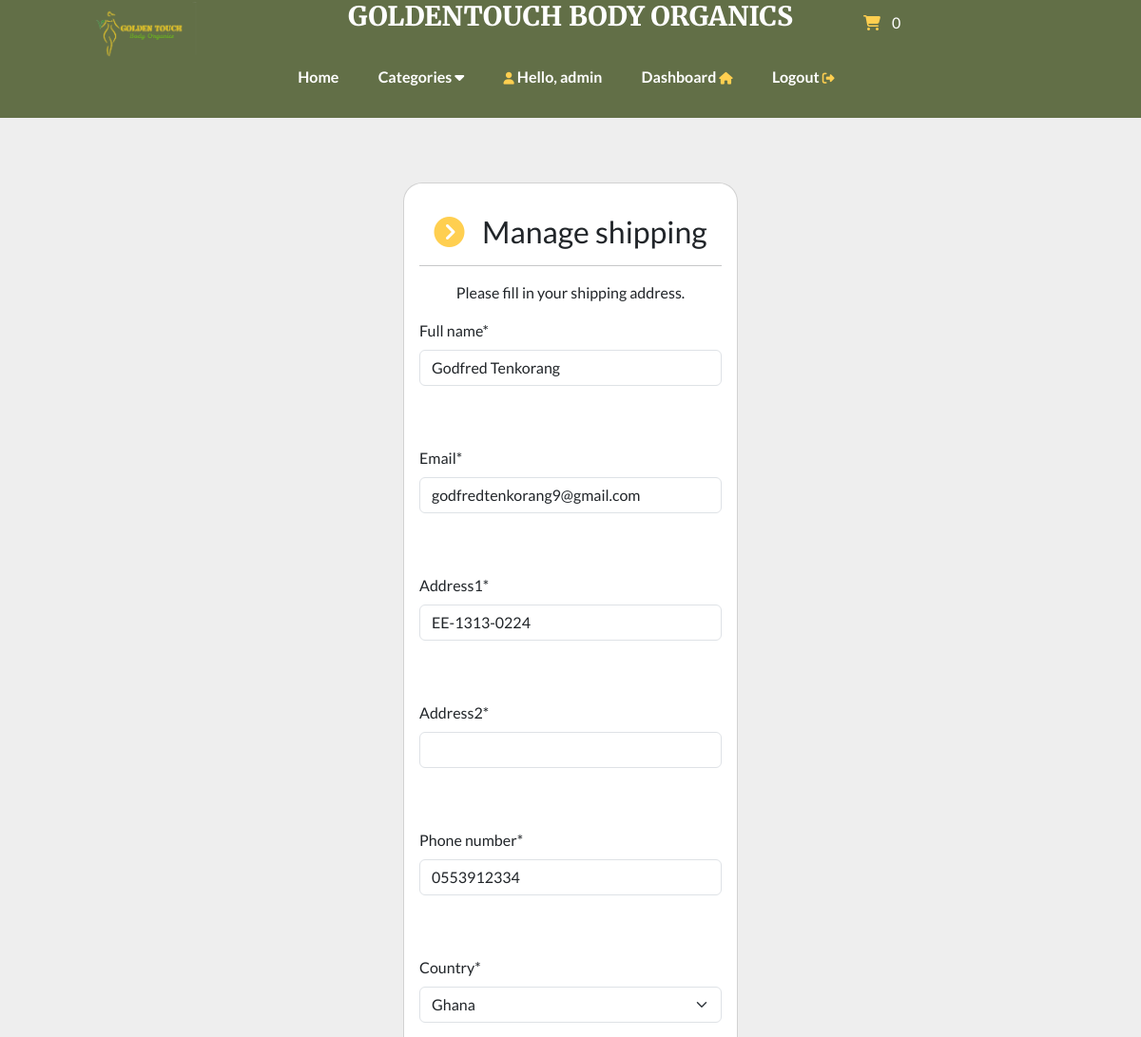
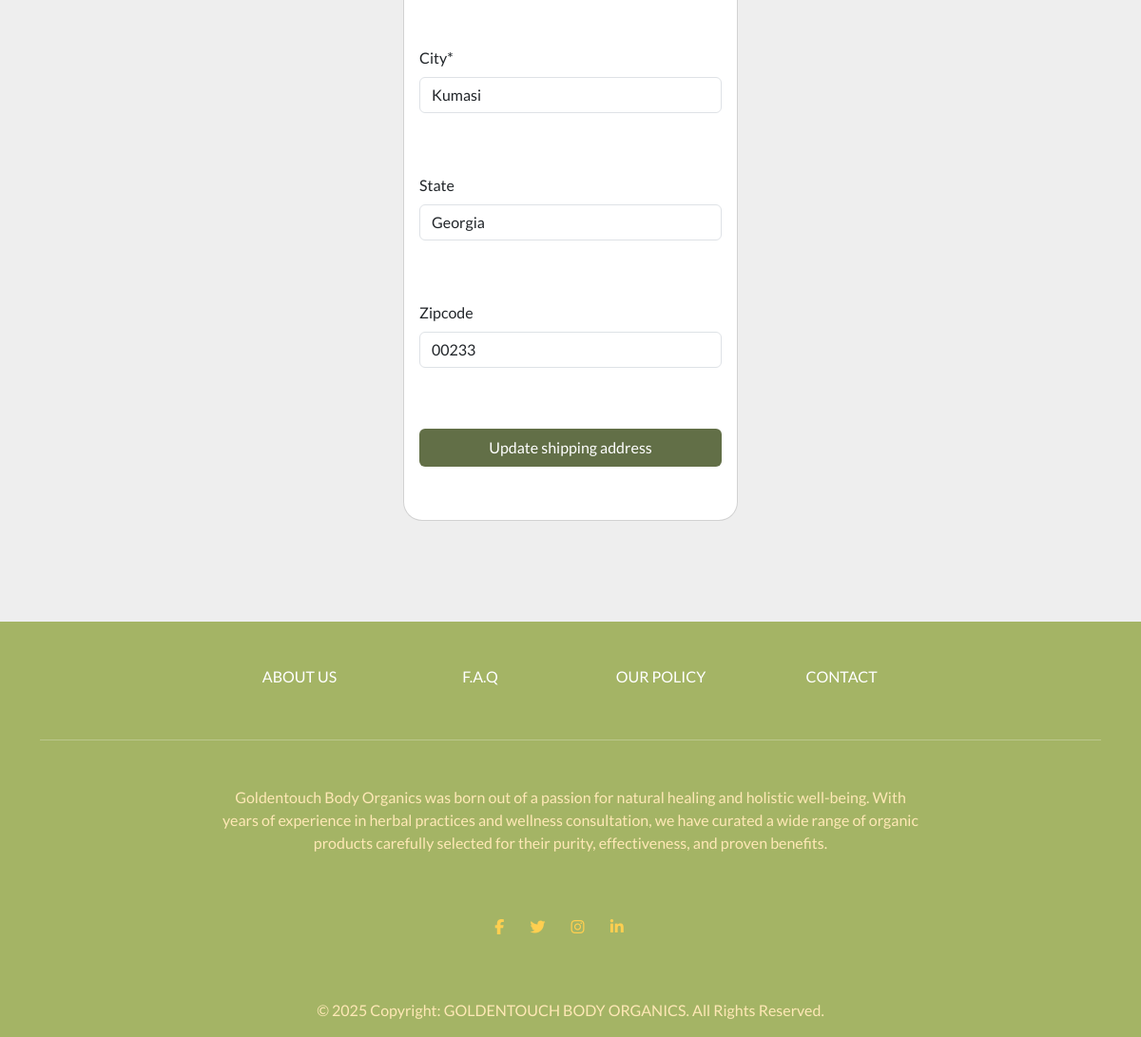
The app's page /account/manage-shipping (signed in) with its own data (2 pictures, top to bottom).
### payment/models.py (models this page shows, shortened)
class ShippingAddress(models.Model):
    full_name = models.CharField(max_length=300)
    email = models .EmailField(max_length=255)
    address1 = models.CharField(max_length=300)
    address2 = models.CharField(max_length=300, null=True)
    country = models.CharField(max_length=20, choices=CHOICES, default="GHANA")
    phone_number = models.CharField(max_length=20, default=0)
    city = models.CharField(max_length=255)
    state = models.CharField(max_length=255, null=True, blank=True)
    zipcode = models.CharField(max_length=255, null=True, blank=True)
    user = models.ForeignKey(User, on_delete=models.CASCADE, null=True, blank=True)
    class Meta:
        verbose_name_plural = 'Shipping Address'

### account/views.py (the view, shortened to what this page needs)
# urls.py: path('manage-shipping', views.manage_shipping, name='manage-shipping'),
@login_required(login_url='my-login')
def manage_shipping(request):
    try:
        shipping = ShippingAddress.objects.get(user=request.user.id)
    except ShippingAddress.DoesNotExist:
        shipping = None
    form = ShoppingForm(instance=shipping)
    context = {
        'form': form,
        'title': 'Manage shipping'
    }
    return render(request, 'account/manage-shipping.html', context=context)

### payment/forms.py
class ShoppingForm(forms.ModelForm):
    class Meta:
        model = ShippingAddress
        fields = ['full_name', 'email', 'address1', 'address2', 'phone_number', 'country', 'city', 'state', 'zipcode']
        exclude = ['user',]

### cart/cart.py (called while the page is built)
    def __len__(self):
        return sum(item['qty'] for item in self.cart.values())

### cart/context_processors.py (called while the page is built)
def cart(request):
    return{'cart': Cart(request)}

### store/views.py (called while the page is built)
def categories(request):
    all_categories = Category.objects.all()
    return {'all_categories': all_categories}

def get_coupon(self):
    all_coupons = Coupon.objects.all()
    return {'all_coupons': all_coupons}

### account/templates/account/manage-shipping.html (shortened to what this page needs)
{% extends "store/base.html" %}
{% load static %}
{% load crispy_forms_tags %}
{% block content %}
<br><br>
<body>
    <section class="pt-4" data-aos="fade-down">
        <div class="card pt-3 pb-3"
            style="border-radius: 20px; margin: 0 auto; float:none; margin-bottom:10px; max-width: 22rem;">
            <div class="card-body">
                <h3 class="card-title text-center"><i class="fa fa-chevron-circle-right i" aria-hidden="true"></i> &nbsp; Manage shipping</h3>
                <hr>
                <p class="card-text text-center">Please fill in your shipping address.</p>
                <form method="POST" autocomplete="off">
                    {{ form.full_name|as_crispy_field }}
                    <br><br>
                    {{ form.email|as_crispy_field }}
                    <br><br>
                    {{ form.address1|as_crispy_field }}
                    <br><br>
                    {{ form.address2|as_crispy_field }}
                    <br><br>
                    {{ form.phone_number|as_crispy_field }}
                    <br><br>
                    {{ form.country|as_crispy_field }}
                    <br><br>
                    {{ form.city|as_crispy_field }}
                    <br><br>
                    {{ form.state|as_crispy_field }}
                    <br><br>
                    {{ form.zipcode|as_crispy_field }}
                    <br><br>
                    <button type="submit" class="btn btn-primary navbar-btn text-white w-100 p-2">Update shipping address
                    </button>
                    <br><br>
                </form>
            </div>
        </div>
    </section>
</body>
<br><br>
{% endblock %}

### store/templates/store/base.html (shortened to what this page needs)
{% load static %}
<!DOCTYPE html>
<html>
  <head>
    <link rel="stylesheet" href="https://unpkg.com/aos@next/dist/aos.css" />
    <link rel="stylesheet" href="https://cdnjs.cloudflare.com/ajax/libs/font-awesome/6.4.2/css/all.min.css"
 />
    <link
      rel="stylesheet"
      href="https://bootswatch.com/5/flatly/bootstrap.min.css"
    />
    <link
      rel="stylesheet"
      href="https://cdnjs.cloudflare.com/ajax/libs/font-awesome/4.7.0/css/font-awesome.min.css"
    />
    <link rel="stylesheet" href="{% static 'store/styles.css' %}" />
  </head>
  <body>
    <header data-aos="fade-down">
      <nav>
        <div class="logo ">
          <a href="{% url 'store' %}"><img src="{% static 'store/images/goldentouch.png' %}"
               alt=""></a>
        </div>
        <div class="text-center d-flex justify-content-center pt-3">
          <a href="{% url 'index' %}">
            <h2 style="color: #fff; font-weight: 800; font-size:28px; font-family: Merriweather">
              GOLDENTOUCH BODY ORGANICS
            </h2>
          </a>
        </div>
        <a class="pt-4 p-2" type="button" role="button" href="{% url 'cart-summary' %}">
          <i class="fa fa-shopping-cart i" aria-hidden="true"></i>
          <div id="cart-qty" class="cart__header__desktop d-inline-flex">
            {% with qty_amount=cart|length %} {% if qty_amount > 0 %}
            <span style="color: #fff;">{{ qty_amount }}</span>
            {% else %}
            <span style="color: #fff;">0</span>
            {% endif %} {% endwith %}
          </div>
        </a>
      </nav>
    </header>
    <div class="main__navigations" data-aos="fade-down">
      <div class="main__navigations__div">
        <ul class="main__navigations__div__ul">
          <li class="main__navigations__div__li on__mobile_d_none" style="font-weight: bold">
            <a href="{% url 'index' %}">Home</a>
          </li>
          <li class="main__navigations__div__li on__mobile_d_none">
            <a class="categ" style="font-weight: bold">Categories <i class="fas fa-caret-down"></i></a>
          </li>
          {% if user.is_authenticated %}
          <li class="main__navigations__div__li save__from__left">
            <a href="" class="anchor__remains__same" style="font-weight: bold"><i class="fas fa-user i"></i> Hello, {{user}}
            </a>
          </li>
          {% else %}
          <li class="main__navigations__div__li save__from__left">
            <a href="" class="anchor__remains__same" style="font-weight: bold"><i class="fas fa-user i"></i> Hello,
              Anonymous</a>
          </li>
          {% endif %}
          {% if user.is_authenticated %}
          <li class="main__navigations__div__li">
            <a href="{% url 'dashboard' %}" class="anchor__remains__same"
              style="padding-bottom: 0; font-weight: bold">Dashboard <i class="fas fa-home i"></i>
            </a>
          </li>
          {% else %}
          <li class="main__navigations__div__li">
            <a href="{% url 'register' %}" class="anchor__remains__same"
              style="padding-bottom: 0; font-weight: bold">Register <i class="fas fa-register i"></i>
            </a>
          </li>
          {% endif %}
          {% if user.is_authenticated %}
          <li class="main__navigations__div__li">
            <a href="{% url 'user-logout' %}" class="anchor__remains__same"
              style="padding-bottom: 0; font-weight: bold">Logout <i class="fas fa-sign-out-alt i"></i>
            </a>
          </li>
          {% else %}
          <li class="main__navigations__div__li">
            <a href="{% url 'my-login' %}" class="anchor__remains__same" style="padding-bottom: 0; font-weight: bold">Login
              <i class="fas fa-sign-in-alt i"></i>
            </a>
          </li>
          {% endif %}
        </ul>
      </div>
    </div>
    <br /><br /><br /><br /><br />
    {% block content %} {% endblock %}
    <div data-aos="fade-down">
      <footer class="text-center text-white" style="background-color: #A4B465">
        <div class="container">
          <section class="mt-5">
            <div
              class="row text-center d-flex justify-content-center pt-5"
              style="color: #FFE8B6"
            >
              <div class="col-md-2">
                <h6 class="text-uppercase font-weight-bold">
                  <a href="{% url 'about-page' %}" class="">About us</a>
                </h6>
              </div>
              <div class="col-md-2">
                <h6 class="text-uppercase font-weight-bold">
                  <a href="{% url 'faq' %}" class="">F.A.Q</a>
                </h6>
              </div>
              <div class="col-md-2">
                <h6 class="text-uppercase font-weight-bold">
                  <a href="{% url 'our-policy' %}" class="">Our Policy</a>
                </h6>
              </div>
              <div class="col-md-2">
                <h6 class="text-uppercase font-weight-bold">
                  <a href="{% url 'contact' %}" class="">Contact</a>
                </h6>
              </div>
            </div>
          </section>
          <hr class="my-5" />
          <section class="mb-5">
            <div class="row d-flex justify-content-center">
              <div class="col-lg-8">
                <p style="color: #FFE8B6">
                  Goldentouch Body Organics was born out of a passion for natural healing and holistic well-being. With years of
                  experience in herbal practices and wellness consultation, we have curated a wide range of organic products carefully
                  selected for their purity, effectiveness, and proven benefits.
                </p>
              </div>
            </div>
          </section>
          <section class="text-center mb-5">
            <a
              href=""
              class="text-white me-4"
            >
              <i class="fa fa-facebook-f i"></i>
            </a>
            <a
              href=""
              class="text-white me-4"
            >
              <i class="fa fa-twitter i"></i>
            </a>
            <a
              href=""
              class="text-white me-4"
            >
              <i class="fa fa-instagram i"></i>
            </a>
            <a href="" class="text-white me-4">
              <i class="fa fa-linkedin i"></i>
            </a>
          </section>
        </div>
        <div
          style="color: #FFE8B6"
          class="text-center p-3"
          style="background-color: rgba(0, 0, 0, 0.2)"
        >
          © 2025 Copyright:
          <a style="color: #FFE8B6">GOLDENTOUCH BODY ORGANICS. All Rights Reserved.</a>
        </div>
      </footer>
    </div>
  </body>
</html>

### store/static/store/styles.css (style rules this page uses)
:root { --mainColor: #626F47; --light:#e7d4c5; --white:#fff; }
body { background-color: var(--white); }
.btn { background-color: #626F47; border: none; }
li { list-style: none; }
a { text-decoration: none; cursor: pointer; color: #fff; transition: 0.4s; }
.i { color: #FFCF50; transition: 0.4s; }
body { overflow-x: hidden; }
header { height: 60px; display: flex; align-items: center; border-bottom: 1px solid #626F47; position: fixed; right: 0; left: 0; top: 0; z-index: 447; background-color:var(--mainColor); }
header nav { width: 100%; display: grid; grid-template-columns: 1fr 2fr 1fr; justify-content: center; }
header nav .logo { width: 125px; justify-self: center; display: flex; align-items: center; justify-content: center; cursor:pointer; }
header nav .logo img { width: 100%; }
header nav .cart__header__desktop { display: flex; align-items: center; justify-content: center; }
header nav .cart__header__desktop span { padding: 3px 6px; margin-left: 3px; border-radius: 5px; color: #000; margin-bottom: 19px; }
.main__navigations { position: fixed; left: 0; right: 0; top: 60px; z-index: 447; padding: 9px 0 31px; background-color:var(--mainColor); }
.main__navigations__div { display: flex; }
.main__navigations__div ul.main__navigations__div__ul { width: 50%; margin: auto; display: flex; justify-content: space-evenly; }
.main__navigations__div ul.main__navigations__div__ul .anchor__remains__same i { font-size: 0.8em; }
@media (max-width: 1200px) { .main__navigations__div ul.main__navigations__div__ul { width: 60%; } }
.main__navigations__div ul.main__navigations__div__ul li.main__navigations__div__li { justify-self: center; }
.main__navigations__div ul.main__navigations__div__ul li.main__navigations__div__li:nth-child(2) a { padding-bottom: 10px; }

### account/templates/account/manage-shipping.html (style rules this page uses)
body { background-color: #eee; }

### records on screen
ShippingAddress: full_name "Godfred Tenkorang", email "godfredtenkorang9@gmail.com", address1 "EE-1313-0224", phone_number "0553912334", country "Ghana", city "Kumasi", state "Georgia", zipcode "00233"

### other values on screen
{{ user }} "admin"
